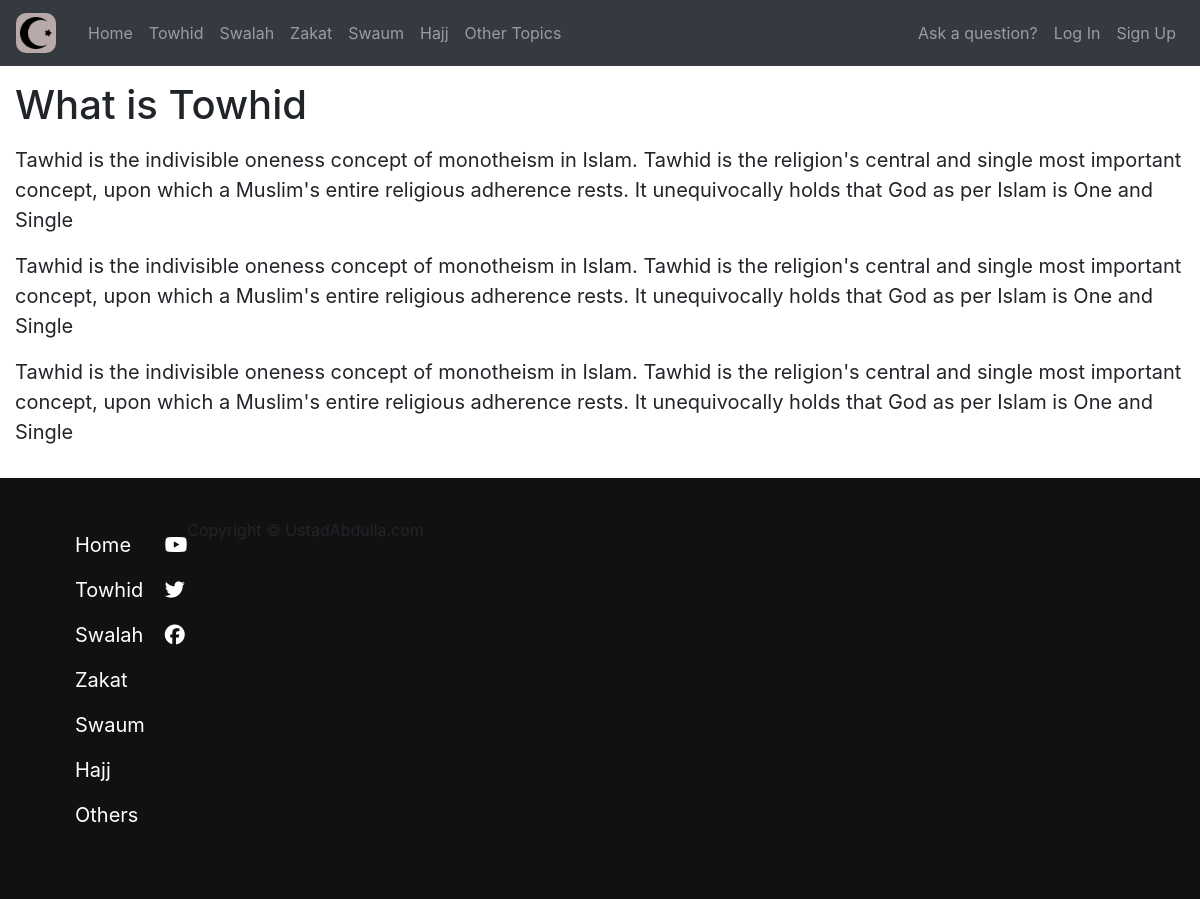
Page /home/towhid/what-is-towhid/ on the committed database.
### home/models.py (models this page shows, shortened)
class Towhid_Post(models.Model):
    title = models.CharField(max_length=50)
    slug = models.SlugField(null=True)
    content = models.TextField()
    date_posted = models.DateTimeField(default=timezone.now)

### home/views.py (the view)
# urls.py: path('towhid/<slug:my_slug>/', views.towhid_detail, name='towhid-details'),
def towhid_detail(request, my_slug):
     towhid = Towhid_Post.objects.get(slug=my_slug)
     my_context = {
          'towhid': towhid
     }
     return render(request, 'home/towhid-detail.html', my_context)

### home/templates/home/towhid-detail.html
{% extends 'base.html' %}
{% block content %}
<div class="paragraphs">
      <h1>{{ towhid.title }}</h1>
      <p>{{ towhid.content|linebreaks }}</p>
</div>
{% endblock content %}

### static/base.css (style rules this page uses)
* { margin: 0; padding: 0; }
body { font-family: 'PT Sans', sans-serif, 'Roboto'; }
.paragraphs { font-size: 20px; padding: 15px; }

### rows in the picture
Towhid_Post: title "What is Towhid", content "Tawhid is the indivisible oneness concept of monotheism in Islam. Tawhid is the religion's central and single most important concept, upon which a Muslim's entire religious adherence rests. It unequivocally holds that God as per Islam is One and Single Tawhid is the indivisible oneness concept of monotheism in Islam. Tawhid is the religion's central and single most important concept, upon which a Muslim's entire religious adherence rests. It unequivocally holds that God as per Islam is One and Single Tawhid is the indivisible oneness concept of monotheism in Islam. Tawhid is the religion's central and single most important concept, upon which a Muslim's entire religious adherence rests. It…"
